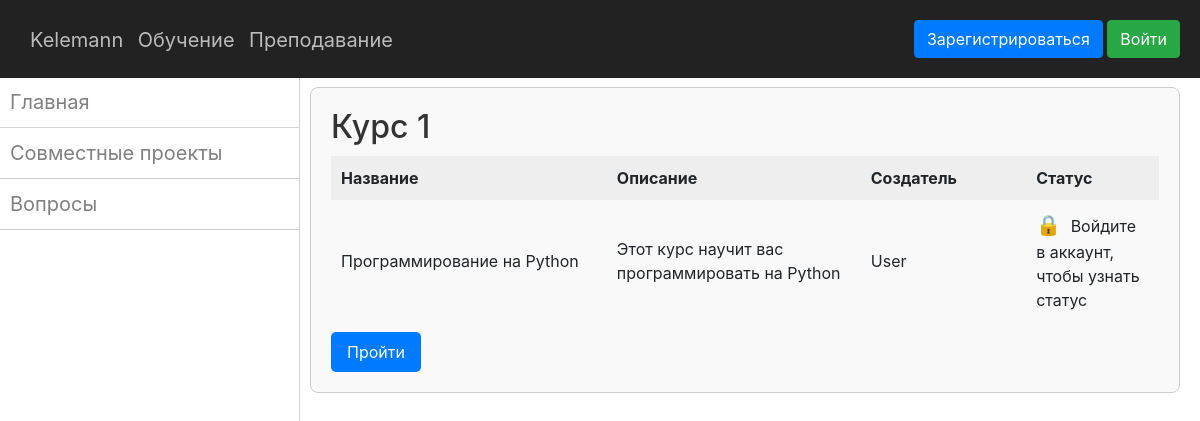
Page /learn on the committed database.
### data/courses.py (models this page shows)
class Course(SqlAlchemyBase, UserMixin, SerializerMixin):
    __tablename__ = 'cources'
    id = sqlalchemy.Column(sqlalchemy.Integer, primary_key=True, autoincrement=True)
    name = sqlalchemy.Column(sqlalchemy.String, unique=True)
    description = sqlalchemy.Column(sqlalchemy.String, nullable=True)
    user_id = sqlalchemy.Column(sqlalchemy.Integer, sqlalchemy.ForeignKey("users.id"))
    user = orm.relationship('User')
    lessons = orm.relationship("Lesson", back_populates='course')

### data/users.py (models this page shows, shortened)
class User(SqlAlchemyBase, UserMixin, SerializerMixin):
    __tablename__ = 'users'
    id = sqlalchemy.Column(sqlalchemy.Integer, primary_key=True, autoincrement=True)
    name = sqlalchemy.Column(sqlalchemy.String)
    email = sqlalchemy.Column(sqlalchemy.String, index=True, unique=True)
    hashed_password = sqlalchemy.Column(sqlalchemy.String)
    completed_courses = sqlalchemy.Column(sqlalchemy.String, nullable=True)
    courses = orm.relationship("Course", back_populates='user')

### main.py (the view)
@app.route('/learn', methods=['GET'])
def learn():
    db_session.global_init('database.db')
    db_sess = db_session.create_session()
    courses = db_sess.query(Course).all()
    users = db_sess.query(User).all()
    return render_template('list_of_courses.html', courses=courses, users=users)

### data/db_session.py (called while the page is built, shortened)
def global_init(db_file):
    global __factory
    if __factory:
        return

def create_session() -> Session:
    global __factory
    return __factory()

### templates/list_of_courses.html
{% extends "base.html" %}
{% block link %}
    <link rel="stylesheet" href="../static/css/header.css">
    <link rel="stylesheet" href="../static/css/sidebar.css">
    <link rel="stylesheet" href="../static/css/list_of_courses.css">
{% endblock %}
{% block sidebar %}
<nav class="sidebar">
    <div class="content-lesson">
        <ul>
            <li><a href="/learn">Главная</a></li>
            <li><a href="/learn">Совместные проекты</a></li>
            <li><a href="/learn">Вопросы</a></li>
        </ul>
    </div>
</nav>
{% endblock %}
{% block content %}
<div class="main-content">
    <div class="courses">
        {% if courses %}
            {% for course in courses %}
            <div class="course">
                <h2>Курс {{course.id}}</h2>
                <table>
                    <thead>
                        <tr>
                            <th>Название</th>
                            <th>Описание</th>
                            <th>Создатель</th>
                            <th>Статус</th>
                        </tr>
                    </thead>
                    <tbody>
                        <tr>
                            <td>{{course.name}}</td>
                            <td>{{course.description | safe}}</td>
                            <td>{{users[course.user_id - 1].name}}</td>
                            <td>
                                {% if current_user.is_authenticated %}
                                    {% if course.id|string() in current_user.completed_courses %}
                                        <span class="status-icon completed">✔</span>
                                    {% else %}
                                        <span class="status-icon not-completed">✘</span>
                                    {% endif %}
                                {% else %}
                                    <span class="status-icon">🔒</span>
                                    <span>Войдите в аккаунт, чтобы узнать статус</span>
                                {% endif %}
                            </td>
                        </tr>
                    </tbody>
                </table>
                <a href="learn/{{ course.name }}" class="btn-learn">Пройти</a>
            </div>
            {% endfor %}
        {% else %}
            <h1>Курсов ещё нет</h1>
        {% endif %}
    </div>
</div>
{% endblock %}

### static/css/sidebar.css (style rules this page uses)
.sidebar { width: 300px; border-right: 1px solid lightgray; color: #fff; height: 100vh; position: fixed; top: 1; left: 0; z-index: 999; overflow-y: auto; background-color: #fff; }
.sidebar ul { list-style-type: none; padding: 0; }
.sidebar li { padding: 10px; border-bottom: 1px solid lightgray; }
.content-lesson a { color: gray; text-decoration: none; transition: background-color 0.5s ease; font-size: 20px; }

### static/css/list_of_courses.css (style rules this page uses)
.sidebar { display: flex; flex-direction: column; background-color: #fff; }
.content-lesson a { color: gray; text-decoration: none; transition: background-color 0.5s ease; font-size: 20px; }
.main-content { padding-top: 5px; }
.courses { display: grid; grid-template-columns: repeat(auto-fit, minmax(400px, 1fr)); gap: 20px; }
.course { border: 1px solid #ccc; border-radius: 8px; padding: 20px; background-color: #f9f9f9; }
.course h2 { margin-bottom: 10px; color: #333; }
table { width: 100%; border-collapse: collapse; margin-bottom: 10px; }
th, td { padding: 10px; text-align: left; width: 50px; }
th { background-color: #eee; }
.status-icon { font-size: 20px; margin-right: 5px; }
.btn-learn { display: inline-block; padding: 8px 16px; background-color: #007bff; color: #fff; text-decoration: none; border-radius: 5px; transition: background-color 0.3s; }

### rows in the picture
Course: id "1", name "Программирование на Python", description "Этот курс научит вас программировать на Python"
User: name "User"
